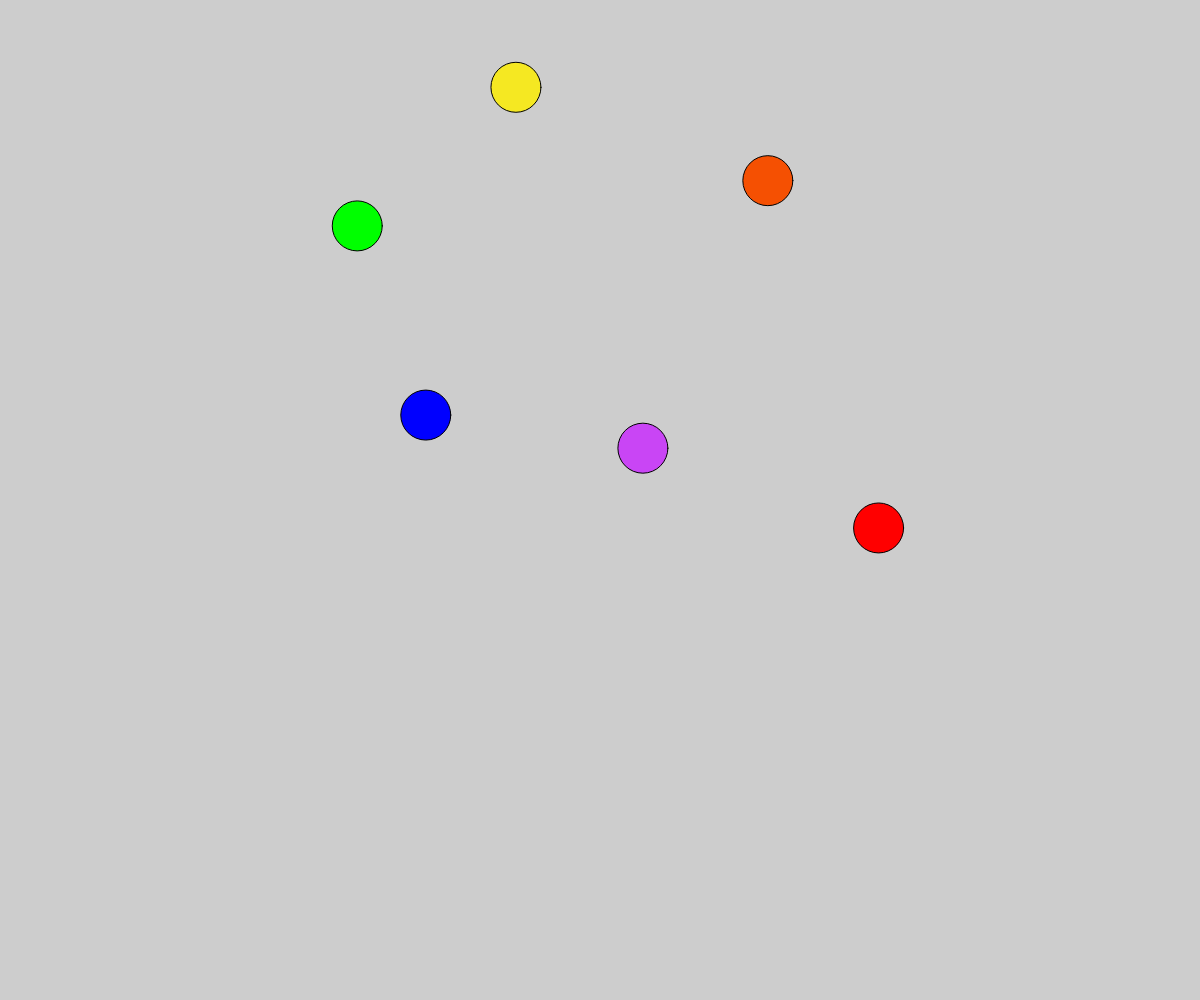
Frame 1 (no input)
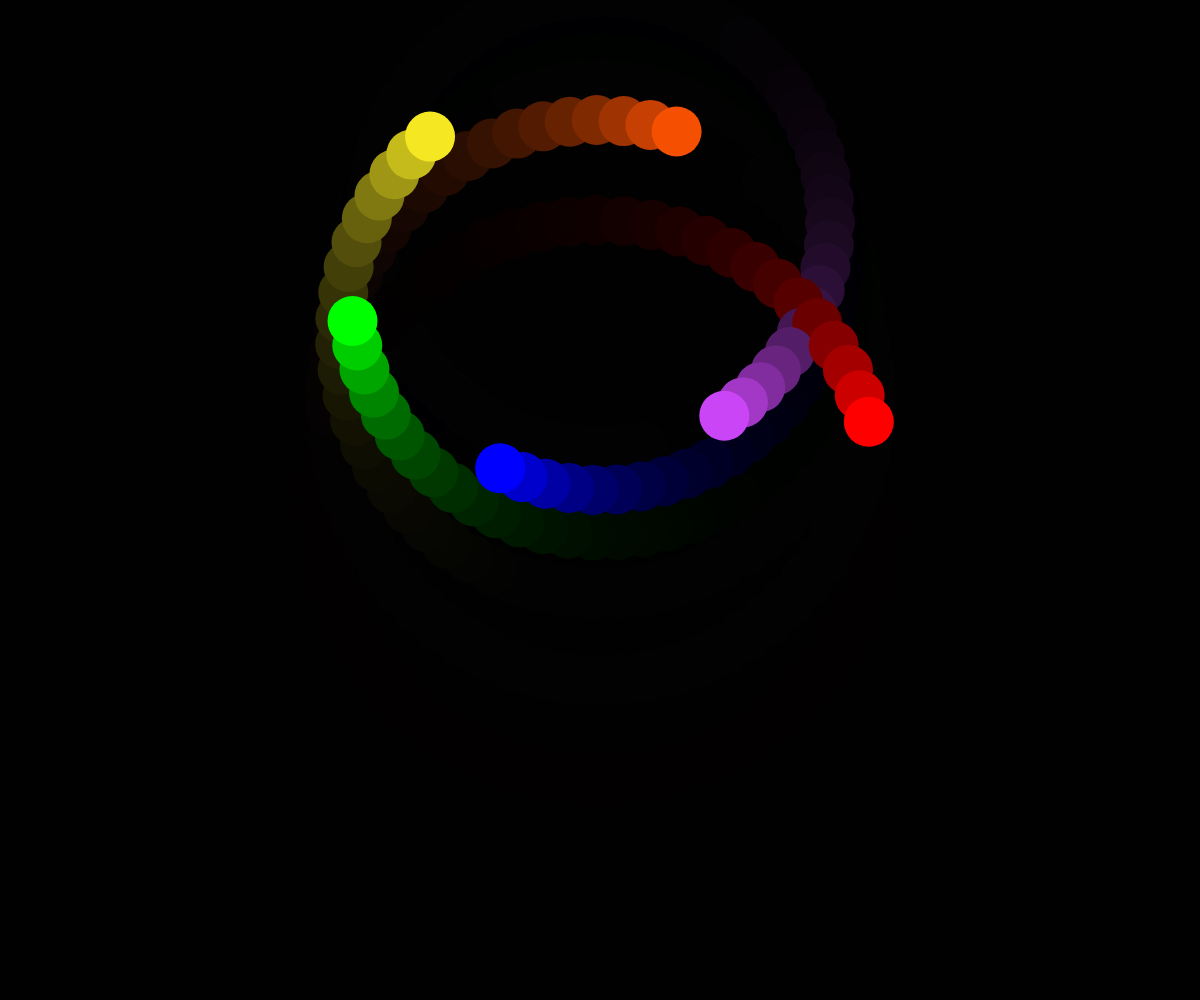
Frame 60 (no input)
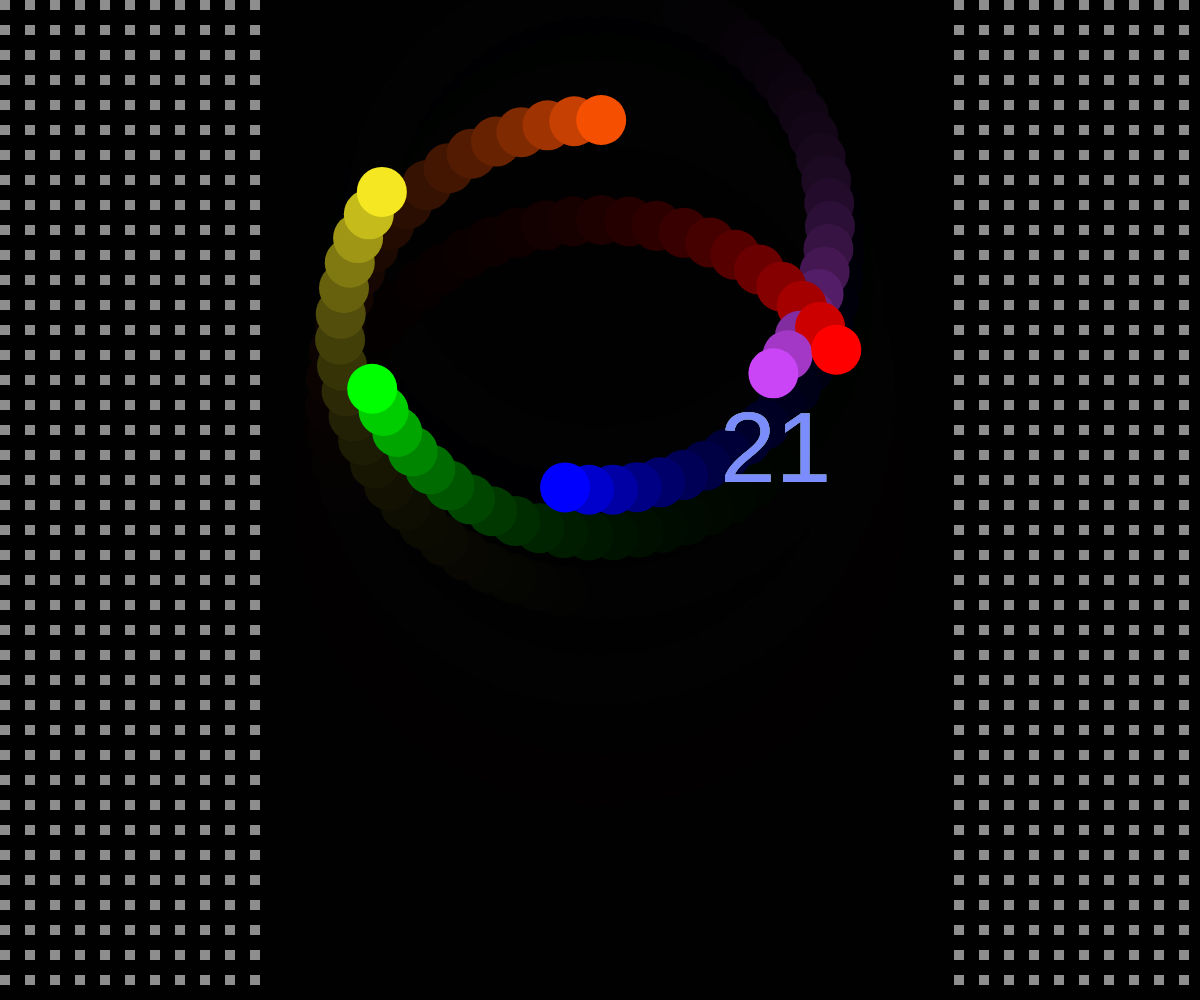
Frame 120 (the mouse pressed at the canvas centre since frame 60)

The p5.js sketch that drew these frames (run headless with seeded random() and noise() and a simulated clock; from frame 60 on, the mouse is pressed at the canvas centre):

// p5.js sketch
// ── sketch.js
x = 0
y = 0
vel = 2
function setup() {
  createCanvas(windowWidth, windowHeight);
}

function draw() {
let sx = width/2 + (390,280) * cos(frameCount/10)
let cy = height/2 + (280,280) * sin(frameCount/10)
  background(0,0,0,50);
  fill(0);

  if (mouseIsPressed){
for (var w = 0; w <= width*.228; w = w + 25) { 
for (var h = 0; h <= height; h = h + 25) {
fill(255,255,255,50);
rect(w,h,10,10);
rect(w+ width*.795,h,10,10);
}
}   
}
  
  fill(255,0,0)
  ellipse(sx,cy,50,50)
 let sx2 = width/2 + (390,270) * cos(frameCount/10-1)
 let cy2 = height/2.5 + (280,280) * sin(frameCount/10-1)
 let sx3 = width/2 + (370,260) * cos(frameCount/10-2)
 let cy3 = height/3 + (260,260) * sin(frameCount/10-2)
 let sx4 = width/2 + (360,250) * cos(frameCount/10-3)
 let cy4 = height/3.5 + (250,250) * sin(frameCount/10-3)
 let sx5 = width/2 + (360,240) * cos(frameCount/10-4)
 let cy5 = height/4 + (240,240) * sin(frameCount/10-4)
 let sx6 = width/2 + (350,230) * cos(frameCount/10-5)
 let cy6 = height/4.5 + (200,230) * sin(frameCount/10-5)
  fill(245,80,2)
  ellipse(sx2,cy2,50,50)
  fill(245,232,34)
  ellipse(sx3,cy3,50,50)
  fill(0,255,0)
  ellipse(sx4,cy4,50,50)
  fill(0,0,255)
  ellipse(sx5,cy5,50,50)
  fill(201,69,245)
  ellipse(sx6,cy6,50,50)
  
    if(keyIsDown(32)) {
    
  let sx = width/2 + (390,280) * -cos(frameCount/10)
  let cy = height/2 + (280,280) * sin(frameCount/10)
  fill(255,0,0)
  ellipse(sx,cy,50,50)
 let sx2 = width/2 + (390,270) * -cos(frameCount/10-1)
 let cy2 = height/2.5 + (280,280) * sin(frameCount/10-1)
 let sx3 = width/2 + (370,260) * -cos(frameCount/10-2)
 let cy3 = height/3 + (260,260) * sin(frameCount/10-2)
 let sx4 = width/2 + (360,250) * -cos(frameCount/10-3)
 let cy4 = height/3.5 + (250,250) * sin(frameCount/10-3)
 let sx5 = width/2 + (360,240) * -cos(frameCount/10-4)
 let cy5 = height/4 + (240,240) * sin(frameCount/10-4)
 let sx6 = width/2 + (350,230) * -cos(frameCount/10-5)
 let cy6 = height/4.5 + (200,230) * sin(frameCount/10-5)
  fill(245,80,2)
  ellipse(sx2,cy2,50,50)
  fill(245,232,34)
  ellipse(sx3,cy3,50,50)
  fill(0,255,0)
  ellipse(sx4,cy4,50,50)
  fill(0,0,255)
  ellipse(sx5,cy5,50,50)
  fill(201,69,245)
  ellipse(sx6,cy6,50,50)
  }

let mx = map(mouseX,130,600, width*.3,width*.6, true)
let my = map(mouseY,0,560, 0,width*.45, true)
textSize(100);
fill(random(100,255),random(100,255),random(100,255))
text('21', mx,my);

  
 x = x+vel
  noFill();
  noStroke();
  ellipse(x,700,50,50)
  let from = color(248, 243, 173);
  let to = color(122, 230, 1245);
colorMode(RGB); // Try changing to HSB.
let A = lerpColor(from, to, 0.33);
let B = lerpColor(from, to, 0.66);
  
  if (x > width){
  rectMode(RADIUS)
  fill(B)
  rect(0,0,width,height)
  rectMode(CENTER);
  fill(0,0,0,100);
  rect(width*.5, height*.5, width/1.8, height);
  vel = -2
  }else if (x<0){
  rectMode(RADIUS)
  fill(A)
  rect(0,0,width,height)
  rectMode(CENTER);
  fill(0,0,0,100);
  rect(width*.5, height*.5, width/1.8, height);
  vel = 2
  }
  
}

function windowResized() {
  resizeCanvas(windowWidth, windowHeight);
}
// ── style.css
html,
body {
  margin: 0;
  padding: 0;
}
canvas {
  noLoop()
  display: block;
}

#titleScreen {
  position: absolute;
  top: 0px; 
  width: 100vw;
  height: 80vh;
  text-align: center;
  background: rgb(255, 255, 255);
  color: rgb(0, 0, 0);
  padding-top: 20vh;
  font-size: 20px;
  font-family: Courier;
  /*List of fonts: https://blog.hubspot.com/website/web-safe-html-css-fonts */
}

#title {
  font-size: 36px;
}
#titleScreen iframe {
  width: 50%;
  height: auto;
}

button {
  font-size: 20px;
  /*List of fonts: https://blog.hubspot.com/website/web-safe-html-css-fonts */
  font-family: Courier;
  background: rgb(255, 255, 255);
  color: rgb(0, 0, 0);
}
